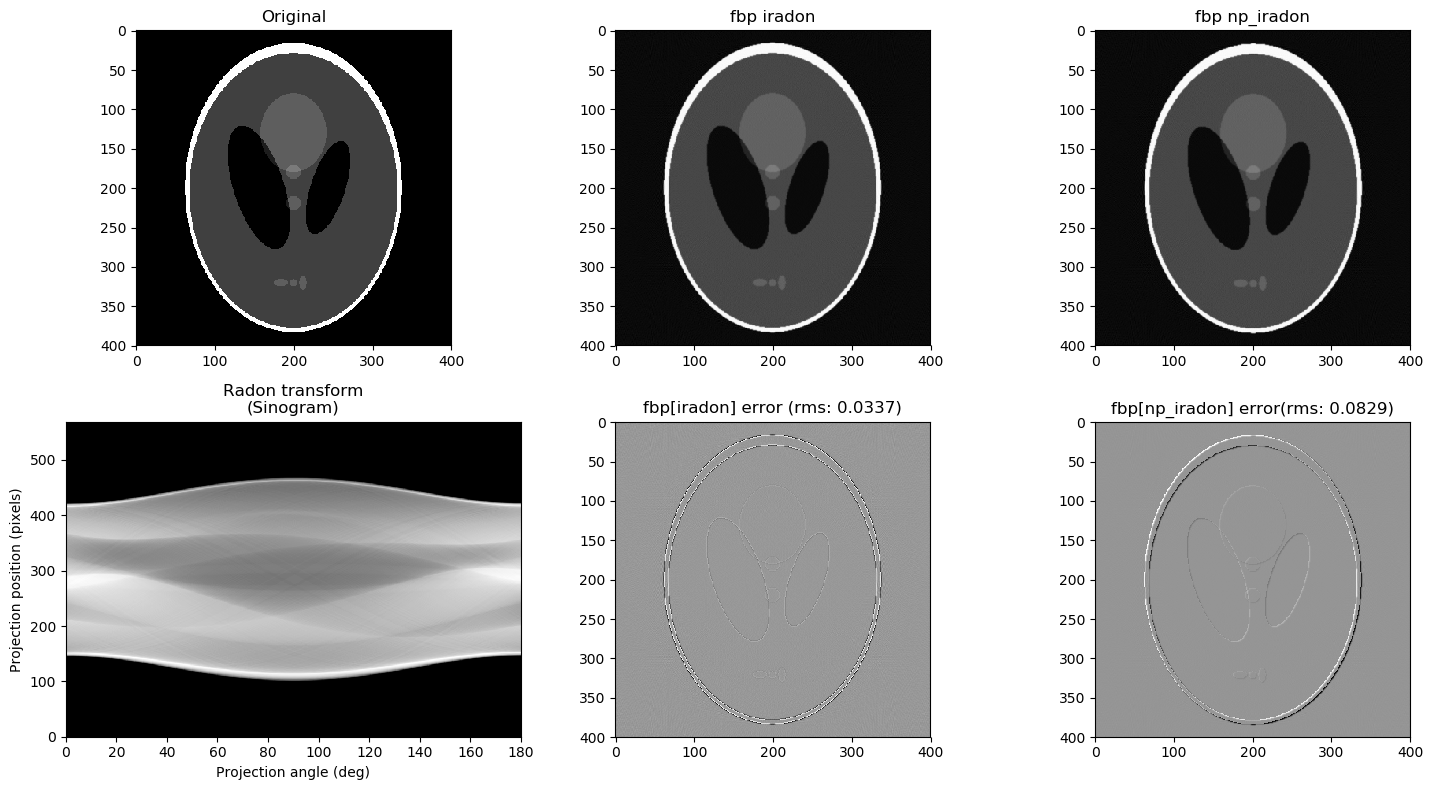

Python code for this plot:
import unittest

import torch
import numpy as np
from torchradon import radon, iradon, np_iradon

import matplotlib.pyplot as plt

class TestRADONBIAS(unittest.TestCase):
	def test_radon_bias_circular_phantom(self):
		"""
		test that a uniform circular phantom has a small reconstruction bias
		"""
		pixels = 128
		xy = np.arange(-pixels / 2, pixels / 2) + 0.5
		x, y = np.meshgrid(xy, xy)
		image = x**2 + y**2 <= (pixels/4)**2
		image = np.asarray(image, dtype=np.float)

		theta = np.linspace(0., 180., max(image.shape), endpoint=False)

		image = torch.from_numpy(image).float()
		theta = torch.from_numpy(theta).float()

		sinogram = radon(image, theta=theta)

		fbp = iradon(sinogram, theta=theta, output_size=image.size(0))
		error_fbp = image - fbp
		print("iradon FBP rms error: %.3g, mae error: %.3g" 
			% ((error_fbp**2).mean().sqrt(), error_fbp.abs().mean()))

		np_fbp = np_iradon(sinogram, theta=theta, output_size=image.size(0))
		error_np_fbp = image - np_fbp
		print("np_iradon FBP rms error: %.3g, mae error: %.3g" 
			% ((error_np_fbp**2).mean().sqrt(), error_np_fbp.abs().mean()))


		fig, axarr = plt.subplots(2, 3, figsize=(15, 8))
		axarr[0, 0].set_title("Original")
		axarr[0, 0].imshow(image.numpy(), cmap=plt.cm.Greys_r)

		axarr[1, 0].set_title("Radon transform\n(Sinogram)")
		axarr[1, 0].set_xlabel("Projection angle (deg)")
		axarr[1, 0].set_ylabel("Projection position (pixels)")
		axarr[1, 0].imshow(sinogram.numpy(), cmap=plt.cm.Greys_r, 
			extent=(0, 180, 0, sinogram.size(0)), aspect='auto')

		axarr[0, 1].set_title("fbp[iradon]")
		axarr[0, 1].imshow(fbp.numpy(), cmap=plt.cm.Greys_r)

		axarr[1, 1].set_title("fbp[iradon] error (rms: %.3g)" % (error_fbp**2).mean().sqrt())
		axarr[1, 1].imshow((error_fbp).numpy(), cmap=plt.cm.Greys_r)		

		axarr[0, 2].set_title("fbp[np_iradon]")
		axarr[0, 2].imshow(np_fbp.numpy(), cmap=plt.cm.Greys_r)

		axarr[1, 2].set_title("fbp[np_iradon] error(rms: %.3g)" % (error_np_fbp**2).mean().sqrt())
		axarr[1, 2].imshow((error_np_fbp).numpy(), cmap=plt.cm.Greys_r)

		plt.tight_layout()
		plt.savefig("./test_circular.png", format='png', bbox_inches='tight')
		plt.show()

	def test_radon_bias_phantom(self):
		"""
		test that the phantom image has a small reconstruction bias
		"""		
		from skimage.io import imread
		from skimage.transform import rescale
		image = imread('./phantom.png', as_gray=True) # the pixel value range is [0, 1]
		#image = rescale(image, scale=0.4, mode='reflect', multichannel=False)
		theta = np.linspace(0., 180., max(image.shape), endpoint=False)

		image = torch.from_numpy(image).float()
		theta = torch.from_numpy(theta).float()
		sinogram = radon(image, theta=theta)

		fbp = iradon(sinogram, theta=theta, output_size=image.size(0))
		error_fbp = image - fbp
		print("iradon FBP rms error: %.3g, mae error: %.3g" 
			% ((error_fbp**2).mean().sqrt(), error_fbp.abs().mean()))

		np_fbp = np_iradon(sinogram, theta=theta, output_size=image.size(0))
		error_np_fbp = image - np_fbp
		print("np_iradon FBP rms error: %.3g, mae error: %.3g" 
			% ((error_np_fbp**2).mean().sqrt(), error_np_fbp.abs().mean()))


		fig, axarr = plt.subplots(2, 3, figsize=(15, 8))
		axarr[0, 0].set_title("Original")
		axarr[0, 0].imshow(image.numpy(), cmap=plt.cm.Greys_r)

		axarr[1, 0].set_title("Radon transform\n(Sinogram)")
		axarr[1, 0].set_xlabel("Projection angle (deg)")
		axarr[1, 0].set_ylabel("Projection position (pixels)")
		axarr[1, 0].imshow(sinogram.numpy(), cmap=plt.cm.Greys_r, 
			extent=(0, 180, 0, sinogram.size(0)), aspect='auto')

		axarr[0, 1].set_title("fbp iradon")
		axarr[0, 1].imshow(fbp.numpy(), cmap=plt.cm.Greys_r)

		axarr[1, 1].set_title("fbp[iradon] error (rms: %.3g)" % (error_fbp**2).mean().sqrt())
		axarr[1, 1].imshow((error_fbp).numpy(), cmap=plt.cm.Greys_r)		

		axarr[0, 2].set_title("fbp np_iradon")
		axarr[0, 2].imshow(np_fbp.numpy(), cmap=plt.cm.Greys_r)

		axarr[1, 2].set_title("fbp[np_iradon] error(rms: %.3g)" % (error_np_fbp**2).mean().sqrt())
		axarr[1, 2].imshow((error_np_fbp).numpy(), cmap=plt.cm.Greys_r)

		plt.tight_layout()
		plt.savefig("./test_phantom.png", format='png', bbox_inches='tight')
		plt.show()				

if __name__ == "__main__":
	unittest.main()